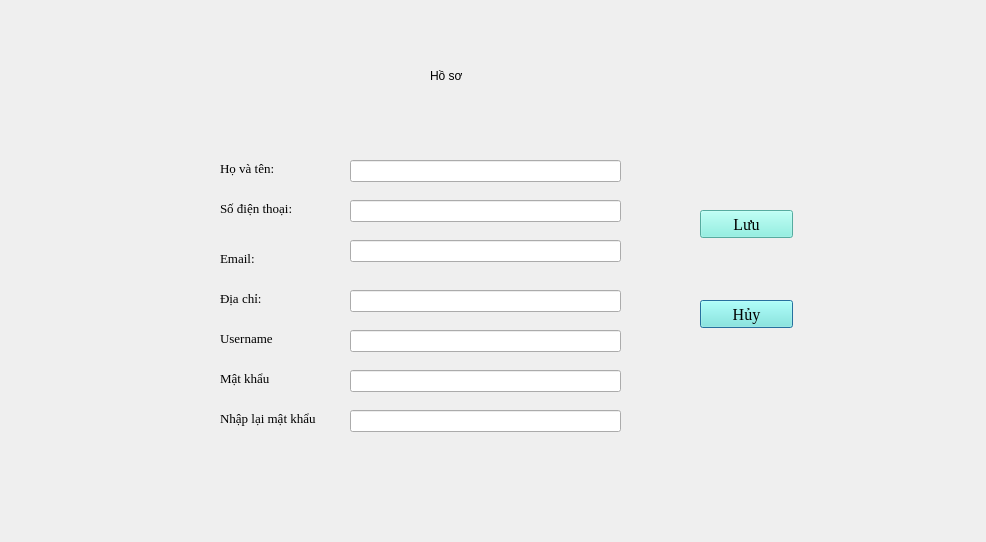
<?xml version="1.0" encoding="UTF-8"?>
<ui version="4.0">
 <class>themnguoi</class>
 <widget class="QDialog" name="themnguoi">
  <property name="geometry">
   <rect>
    <x>0</x>
    <y>0</y>
    <width>986</width>
    <height>542</height>
   </rect>
  </property>
  <property name="windowTitle">
   <string>Thêm người dùng</string>
  </property>
  <widget class="QLabel" name="lb_phone">
   <property name="geometry">
    <rect>
     <x>220</x>
     <y>200</y>
     <width>91</width>
     <height>16</height>
    </rect>
   </property>
   <property name="font">
    <font>
     <family>Times New Roman</family>
     <pointsize>10</pointsize>
    </font>
   </property>
   <property name="text">
    <string>Số điện thoại:</string>
   </property>
  </widget>
  <widget class="QPushButton" name="pb_huy_tn_23">
   <property name="geometry">
    <rect>
     <x>700</x>
     <y>300</y>
     <width>93</width>
     <height>28</height>
    </rect>
   </property>
   <property name="font">
    <font>
     <family>Times New Roman</family>
     <pointsize>12</pointsize>
     <bold>false</bold>
    </font>
   </property>
   <property name="styleSheet">
    <string notr="true">background-color: rgb(121, 240, 223);
color: rgb(0, 0, 0);</string>
   </property>
   <property name="text">
    <string>Hủy</string>
   </property>
  </widget>
  <widget class="QLineEdit" name="le_sdt_tn">
   <property name="geometry">
    <rect>
     <x>350</x>
     <y>200</y>
     <width>271</width>
     <height>22</height>
    </rect>
   </property>
   <property name="readOnly">
    <bool>false</bool>
   </property>
  </widget>
  <widget class="QLabel" name="lb_fullname">
   <property name="geometry">
    <rect>
     <x>220</x>
     <y>160</y>
     <width>71</width>
     <height>16</height>
    </rect>
   </property>
   <property name="font">
    <font>
     <family>Times New Roman</family>
     <pointsize>10</pointsize>
    </font>
   </property>
   <property name="text">
    <string>Họ và tên:</string>
   </property>
  </widget>
  <widget class="QLineEdit" name="le_email_tn">
   <property name="geometry">
    <rect>
     <x>350</x>
     <y>240</y>
     <width>271</width>
     <height>22</height>
    </rect>
   </property>
   <property name="readOnly">
    <bool>false</bool>
   </property>
  </widget>
  <widget class="QLineEdit" name="le_hoten_tn">
   <property name="geometry">
    <rect>
     <x>350</x>
     <y>160</y>
     <width>271</width>
     <height>22</height>
    </rect>
   </property>
   <property name="readOnly">
    <bool>false</bool>
   </property>
  </widget>
  <widget class="QLineEdit" name="le_diachi_tn">
   <property name="geometry">
    <rect>
     <x>350</x>
     <y>290</y>
     <width>271</width>
     <height>22</height>
    </rect>
   </property>
   <property name="readOnly">
    <bool>false</bool>
   </property>
  </widget>
  <widget class="QLabel" name="lb_email">
   <property name="geometry">
    <rect>
     <x>220</x>
     <y>250</y>
     <width>55</width>
     <height>16</height>
    </rect>
   </property>
   <property name="font">
    <font>
     <family>Times New Roman</family>
     <pointsize>10</pointsize>
    </font>
   </property>
   <property name="text">
    <string>Email:</string>
   </property>
  </widget>
  <widget class="QLabel" name="lb_diachi">
   <property name="geometry">
    <rect>
     <x>220</x>
     <y>290</y>
     <width>55</width>
     <height>16</height>
    </rect>
   </property>
   <property name="font">
    <font>
     <family>Times New Roman</family>
     <pointsize>10</pointsize>
    </font>
   </property>
   <property name="text">
    <string>Địa chỉ:</string>
   </property>
  </widget>
  <widget class="QLabel" name="lb_title">
   <property name="geometry">
    <rect>
     <x>430</x>
     <y>60</y>
     <width>91</width>
     <height>31</height>
    </rect>
   </property>
   <property name="styleSheet">
    <string notr="true">font: 700 22pt &quot;Times New Roman&quot;;
color: rgb(0, 0, 0);</string>
   </property>
   <property name="text">
    <string>Hồ sơ</string>
   </property>
  </widget>
  <widget class="QPushButton" name="pb_luu_tn_23">
   <property name="geometry">
    <rect>
     <x>700</x>
     <y>210</y>
     <width>93</width>
     <height>28</height>
    </rect>
   </property>
   <property name="font">
    <font>
     <family>Times New Roman</family>
     <pointsize>12</pointsize>
     <bold>false</bold>
    </font>
   </property>
   <property name="styleSheet">
    <string notr="true">background-color: rgb(121, 240, 223);
color: rgb(0, 0, 0);</string>
   </property>
   <property name="text">
    <string>Lưu</string>
   </property>
  </widget>
  <widget class="QLineEdit" name="le_user_tn">
   <property name="geometry">
    <rect>
     <x>350</x>
     <y>330</y>
     <width>271</width>
     <height>22</height>
    </rect>
   </property>
   <property name="readOnly">
    <bool>false</bool>
   </property>
  </widget>
  <widget class="QLabel" name="lb_address_2">
   <property name="geometry">
    <rect>
     <x>220</x>
     <y>370</y>
     <width>71</width>
     <height>16</height>
    </rect>
   </property>
   <property name="font">
    <font>
     <family>Times New Roman</family>
     <pointsize>10</pointsize>
    </font>
   </property>
   <property name="text">
    <string>Mật khẩu</string>
   </property>
  </widget>
  <widget class="QLineEdit" name="le_mk_tn">
   <property name="geometry">
    <rect>
     <x>350</x>
     <y>370</y>
     <width>271</width>
     <height>22</height>
    </rect>
   </property>
   <property name="inputMethodHints">
    <set>Qt::ImhHiddenText|Qt::ImhNoAutoUppercase|Qt::ImhSensitiveData</set>
   </property>
   <property name="readOnly">
    <bool>false</bool>
   </property>
  </widget>
  <widget class="QLabel" name="lb_email_2">
   <property name="geometry">
    <rect>
     <x>220</x>
     <y>330</y>
     <width>55</width>
     <height>16</height>
    </rect>
   </property>
   <property name="font">
    <font>
     <family>Times New Roman</family>
     <pointsize>10</pointsize>
    </font>
   </property>
   <property name="text">
    <string>Username</string>
   </property>
  </widget>
  <widget class="QLineEdit" name="le_mkl_tn">
   <property name="geometry">
    <rect>
     <x>350</x>
     <y>410</y>
     <width>271</width>
     <height>22</height>
    </rect>
   </property>
   <property name="readOnly">
    <bool>false</bool>
   </property>
  </widget>
  <widget class="QLabel" name="lb_address_3">
   <property name="geometry">
    <rect>
     <x>220</x>
     <y>410</y>
     <width>121</width>
     <height>16</height>
    </rect>
   </property>
   <property name="font">
    <font>
     <family>Times New Roman</family>
     <pointsize>10</pointsize>
    </font>
   </property>
   <property name="text">
    <string>Nhập lại mật khẩu </string>
   </property>
  </widget>
 </widget>
 <resources/>
 <connections/>
</ui>
